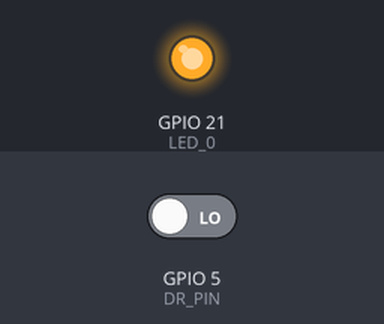
The sketch below on a simulated ESP32. On the bench: output pins drawn as LEDs (lit = HIGH). The test bench sets the inputs (shaded band); at power-on: GPIO 5 (DR_PIN) LOW. Pins used as bus, display or sensor lines are not drawn; what the sketch prints to the serial monitor is not drawn.

Above: at 1.2 s.
1.3 s: GPIO 5 (DR_PIN) driven HIGH
Timing chart, 0 to 4.3 s (numbered marks = the images above; inputs shaded):
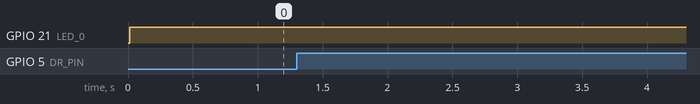

The sketch:

SPI_CurvedOverlay.ino
```cpp
// (licence header left out)
#include <SPI.h>

// ___ Using a Cirque TM0XX0XX w/ Curved Overlay and Arduino ___
// This demonstration application is built to work with a Teensy 3.1/3.2 but it can easily be adapted to
// work with Arduino-based systems.
// When using with DK000013 development kit, connect sensor to the FFC connector
// labeled 'Sensor0'.
// This application connects to a TM0XX0XX circular touch pad via SPI. To verify that your touch pad is configured
// for SPI-mode, make sure that R1 is populated with a 470k resistor (or whichever resistor connects pins 24 & 25 of the 1CA027 IC).
// The pad is configured for Absolute mode tracking.  Touch data is sent in text format over USB CDC to
// the host PC.  You can open a terminal window on the PC to the USB CDC port and see X, Y, and Z data
// fill the window when you touch the sensor. Tools->Serial Monitor can be used to view touch data.
// NOTE: all config values applied in this sample are meant for a module using REXT = 976kOhm

//  Pinnacle TM0XX0XX with Arduino
//  Hardware Interface
//  GND
//  +3.3V
//  SCK = Pin 13
//  MISO = Pin 12
//  MOSI = Pin 11
//  SS = Pin 8
//  DR = Pin 7

// Hardware pin-number labels
#define SCK_PIN   18
#define DIN_PIN   19 //miso
#define DOUT_PIN  23 //mosi
#define CS_PIN    2
#define DR_PIN    5

#define SDA_PIN   4
#define SCL_PIN   15

#define LED_0     21
#define LED_1     20

// Masks for Cirque Register Access Protocol (RAP)
#define WRITE_MASK  0x80
#define READ_MASK   0xA0

// Register config values for this demo
#define SYSCONFIG_1   0x00
#define FEEDCONFIG_1  0x03
#define FEEDCONFIG_2  0x1F
#define Z_IDLE_COUNT  0x05

// Coordinate scaling values
#define PINNACLE_XMAX     2047    // max value Pinnacle can report for X
#define PINNACLE_YMAX     1535    // max value Pinnacle can report for Y
#define PINNACLE_X_LOWER  127     // min "reachable" X value
#define PINNACLE_X_UPPER  1919    // max "reachable" X value
#define PINNACLE_Y_LOWER  63      // min "reachable" Y value
#define PINNACLE_Y_UPPER  1471    // max "reachable" Y value
#define PINNACLE_X_RANGE  (PINNACLE_X_UPPER-PINNACLE_X_LOWER)
#define PINNACLE_Y_RANGE  (PINNACLE_Y_UPPER-PINNACLE_Y_LOWER)
#define ZONESCALE 256   // divisor for reducing x,y values to an array index for the LUT
#define ROWS_Y ((PINNACLE_YMAX + 1) / ZONESCALE)
#define COLS_X ((PINNACLE_XMAX + 1) / ZONESCALE)

// ADC-attenuation settings (held in BIT_7 and BIT_6)
// 1X = most sensitive, 4X = least sensitive
#define ADC_ATTENUATE_1X   0x00
#define ADC_ATTENUATE_2X   0x40
#define ADC_ATTENUATE_3X   0x80
#define ADC_ATTENUATE_4X   0xC0

// Convenient way to store and access measurements
typedef struct _absData
{
  uint16_t xValue;
  uint16_t yValue;
  uint16_t zValue;
  uint8_t buttonFlags;
  bool touchDown;
  bool hovering;
} absData_t;

absData_t touchData;

//const uint16_t ZONESCALE = 256;
//const uint16_t ROWS_Y = 6;
//const uint16_t COLS_X = 8;

// These values require tuning for optimal touch-response
// Each element represents the Z-value below which is considered "hovering" in that XY region of the sensor.
// The values present are not guaranteed to work for all HW configurations.
const uint8_t ZVALUE_MAP[ROWS_Y][COLS_X] =
{
  {0, 0,  0,  0,  0,  0, 0, 0},
  {0, 2,  3,  5,  5,  3, 2, 0},
  {0, 3,  5, 15, 15,  5, 2, 0},
  {0, 3,  5, 15, 15,  5, 3, 0},
  {0, 2,  3,  5,  5,  3, 2, 0},
  {0, 0,  0,  0,  0,  0, 0, 0},
};

// setup() gets called once at power-up, sets up serial debug output and Cirque's Pinnacle ASIC.
void setup()
{
  Serial.begin(115200);
  while(!Serial); // needed for USB

  pinMode(LED_0, OUTPUT);

  Pinnacle_Init();

  // These functions are required for use with thick overlays (curved)
  setAdcAttenuation(ADC_ATTENUATE_2X);
  tuneEdgeSensitivity();

  Serial.println();
  Serial.println("X\tY\tZ\tBtn\tData");
  Pinnacle_EnableFeed(true);
}

// loop() continuously checks to see if data-ready (DR) is high. If so, reads and reports touch data to terminal.
void loop()
{
  if(DR_Asserted())
  {
    Pinnacle_GetAbsolute(&touchData);
    Pinnacle_CheckValidTouch(&touchData);     // Checks for "hover" caused by curved overlays

//    ScaleData(&touchData, 1024, 1024);      // Scale coordinates to arbitrary X, Y resolution

    Serial.print(touchData.xValue);
    Serial.print('\t');
    Serial.print(touchData.yValue);
    Serial.print('\t');
    Serial.print(touchData.zValue);
    Serial.print('\t');
    Serial.print(touchData.buttonFlags);
    Serial.print('\t');
    if(Pinnacle_zIdlePacket(&touchData))
    {
      Serial.println("liftoff");
    }
    else if(touchData.hovering)
    {
      Serial.println("hovering");
    }
    else
    {
      Serial.println("valid");
    }
  }
  AssertSensorLED(touchData.touchDown);
}

/*  Pinnacle-based TM0XX0XX Functions  */
void Pinnacle_Init()
{
  RAP_Init();
  DeAssert_CS();
  pinMode(DR_PIN, INPUT);

  // Host clears SW_CC flag
  Pinnacle_ClearFlags();

  // Host configures bits of registers 0x03 and 0x05
  RAP_Write(0x03, SYSCONFIG_1);
  RAP_Write(0x05, FEEDCONFIG_2);

  // Host enables preferred output mode (absolute)
  RAP_Write(0x04, FEEDCONFIG_1);

  // Host sets z-idle packet count to 5 (default is 30)
  RAP_Write(0x0A, Z_IDLE_COUNT);
  Serial.println("Pinnacle Initialized...");
}

// Reads XYZ data from Pinnacle registers 0x14 through 0x17
// Stores result in absData_t struct with xValue, yValue, and zValue members
void Pinnacle_GetAbsolute(absData_t * result)
{
  uint8_t data[6] = { 0,0,0,0,0,0 };
  RAP_ReadBytes(0x12, data, 6);

  Pinnacle_ClearFlags();

  result->buttonFlags = data[0] & 0x3F;
  result->xValue = data[2] | ((data[4] & 0x0F) << 8);
  result->yValue = data[3] | ((data[4] & 0xF0) << 4);
  result->zValue = data[5] & 0x3F;

  result->touchDown = result->xValue != 0;
}

// Checks touch data to see if it is a z-idle packet (all zeros)
bool Pinnacle_zIdlePacket(absData_t * data)
{
  return data->xValue == 0 && data->yValue == 0 && data->zValue == 0;
}

// Clears Status1 register flags (SW_CC and SW_DR)
void Pinnacle_ClearFlags()
{
  RAP_Write(0x02, 0x00);
  delayMicroseconds(50);
}

// Enables/Disables the feed
void Pinnacle_EnableFeed(bool feedEnable)
{
  uint8_t temp;

  RAP_ReadBytes(0x04, &temp, 1);  // Store contents of FeedConfig1 register

  if(feedEnable)
  {
    temp |= 0x01;                 // Set Feed Enable bit
    RAP_Write(0x04, temp);
  }
  else
  {
    temp &= ~0x01;                // Clear Feed Enable bit
    RAP_Write(0x04, temp);
  }
}


/*  Curved Overlay Functions  */
// Adjusts the feedback in the ADC, effectively attenuating the finger signal
// By default, the the signal is maximally attenuated (ADC_ATTENUATE_4X for use with thin, flat overlays
void setAdcAttenuation(uint8_t adcGain)
{
  uint8_t temp = 0x00;

  Serial.println();
  Serial.println("Setting ADC gain...");
  ERA_ReadBytes(0x0187, &temp, 1);
  temp &= 0x3F; // clear top two bits
  temp |= adcGain;
  ERA_WriteByte(0x0187, temp);
  ERA_ReadBytes(0x0187, &temp, 1);
  Serial.print("ADC gain set to:\t");
  Serial.print(temp &= 0xC0, HEX);
  switch(temp)
  {
    case ADC_ATTENUATE_1X:
      Serial.println(" (X/1)");
      break;
    case ADC_ATTENUATE_2X:
      Serial.println(" (X/2)");
      break;
    case ADC_ATTENUATE_3X:
      Serial.println(" (X/3)");
      break;
    case ADC_ATTENUATE_4X:
      Serial.println(" (X/4)");
      break;
    default:
      break;
  }
}

// Changes thresholds to improve detection of fingers
void tuneEdgeSensitivity()
{
  uint8_t temp = 0x00;

  Serial.println();
  Serial.println("Setting xAxis.WideZMin...");
  ERA_ReadBytes(0x0149, &temp, 1);
  Serial.print("Current value:\t");
  Serial.println(temp, HEX);
  ERA_WriteByte(0x0149,  0x04);
  ERA_ReadBytes(0x0149, &temp, 1);
  Serial.print("New value:\t");
  Serial.println(temp, HEX);

  Serial.println();
  Serial.println("Setting yAxis.WideZMin...");
  ERA_ReadBytes(0x0168, &temp, 1);
  Serial.print("Current value:\t");
  Serial.println(temp, HEX);
  ERA_WriteByte(0x0168,  0x03);
  ERA_ReadBytes(0x0168, &temp, 1);
  Serial.print("New value:\t");
  Serial.println(temp, HEX);
}

// This function identifies when a finger is "hovering" so your system can choose to ignore them.
// Explanation: Consider the response of the sensor to be flat across it's area. The Z-sensitivity of the sensor projects this area
// a short distance upwards above the surface of the sensor. Imagine it is a solid cylinder (wider than it is tall)
// in which a finger can be detected and tracked. Adding a curved overlay will cause a user's finger to dip deeper in the middle, and higher
// on the perimeter. If the sensitivity is tuned such that the sensing area projects to the highest part of the overlay, the lowest
// point will likely have excessive sensitivity. This means the sensor can detect a finger that isn't actually contacting the overlay in the shallower area.
// ZVALUE_MAP[][] stores a lookup table in which you can define the Z-value and XY position that is considered "hovering". Experimentation/tuning is required.
// NOTE: Z-value output decreases to 0 as you move your finger away from the sensor, and it's maximum value is 0x63 (6-bits).
void Pinnacle_CheckValidTouch(absData_t * touchData)
{
  uint32_t zone_x, zone_y;
  //eliminate hovering
  zone_x = touchData->xValue / ZONESCALE;
  zone_y = touchData->yValue / ZONESCALE;
  touchData->hovering = !(touchData->zValue > ZVALUE_MAP[zone_y][zone_x]);
}

/*  ERA (Extended Register Access) Functions  */
// Reads <count> bytes from an extended register at <address> (16-bit address),
// stores values in <*data>
void ERA_ReadBytes(uint16_t address, uint8_t * data, uint16_t count)
{
  uint8_t ERAControlValue = 0xFF;

  Pinnacle_EnableFeed(false); // Disable feed

  RAP_Write(0x1C, (uint8_t)(address >> 8));     // Send upper byte of ERA address
  RAP_Write(0x1D, (uint8_t)(address & 0x00FF)); // Send lower byte of ERA address

  for(uint16_t i = 0; i < count; i++)
  {
    RAP_Write(0x1E, 0x05);  // Signal ERA-read (auto-increment) to Pinnacle

    // Wait for status register 0x1E to clear
    do
    {
      RAP_ReadBytes(0x1E, &ERAControlValue, 1);
    } while(ERAControlValue != 0x00);

    RAP_ReadBytes(0x1B, data + i, 1);

    Pinnacle_ClearFlags();
  }
}

// Writes a byte, <data>, to an extended register at <address> (16-bit address)
void ERA_WriteByte(uint16_t address, uint8_t data)
{
  uint8_t ERAControlValue = 0xFF;

  Pinnacle_EnableFeed(false); // Disable feed

  RAP_Write(0x1B, data);      // Send data byte to be written

  RAP_Write(0x1C, (uint8_t)(address >> 8));     // Upper byte of ERA address
  RAP_Write(0x1D, (uint8_t)(address & 0x00FF)); // Lower byte of ERA address

  RAP_Write(0x1E, 0x02);  // Signal an ERA-write to Pinnacle

  // Wait for status register 0x1E to clear
  do
  {
    RAP_ReadBytes(0x1E, &ERAControlValue, 1);
  } while(ERAControlValue != 0x00);

  Pinnacle_ClearFlags();
}

/*  RAP Functions */

void RAP_Init()
{
  pinMode(CS_PIN, OUTPUT);
  SPI.begin();
}

// Reads <count> Pinnacle registers starting at <address>
void RAP_ReadBytes(byte address, byte * data, byte count)
{
  byte cmdByte = READ_MASK | address;   // Form the READ command byte

  SPI.beginTransaction(SPISettings(10000000, MSBFIRST, SPI_MODE1));

  Assert_CS();
  SPI.transfer(cmdByte);  // Signal a RAP-read operation starting at <address>
  SPI.transfer(0xFC);     // Filler byte
  SPI.transfer(0xFC);     // Filler byte
  for(byte i = 0; i < count; i++)
  {
    data[i] =  SPI.transfer(0xFC);  // Each subsequent SPI transfer gets another register's contents
  }
  DeAssert_CS();

  SPI.endTransaction();
}

// Writes single-byte <data> to <address>
void RAP_Write(byte address, byte data)
{
  byte cmdByte = WRITE_MASK | address;  // Form the WRITE command byte

  SPI.beginTransaction(SPISettings(10000000, MSBFIRST, SPI_MODE1));

  Assert_CS();
  SPI.transfer(cmdByte);  // Signal a write to register at <address>
  SPI.transfer(data);    // Send <value> to be written to register
  DeAssert_CS();

  SPI.endTransaction();
}

/*  Logical Scaling Functions */
// Clips raw coordinates to "reachable" window of sensor
// NOTE: values outside this window can only appear as a result of noise
void ClipCoordinates(absData_t * coordinates)
{
  if(coordinates->xValue < PINNACLE_X_LOWER)
  {
    coordinates->xValue = PINNACLE_X_LOWER;
  }
  else if(coordinates->xValue > PINNACLE_X_UPPER)
  {
    coordinates->xValue = PINNACLE_X_UPPER;
  }
  if(coordinates->yValue < PINNACLE_Y_LOWER)
  {
    coordinates->yValue = PINNACLE_Y_LOWER;
  }
  else if(coordinates->yValue > PINNACLE_Y_UPPER)
  {
    coordinates->yValue = PINNACLE_Y_UPPER;
  }
}

// Scales data to desired X & Y resolution
void ScaleData(absData_t * coordinates, uint16_t xResolution, uint16_t yResolution)
{
  uint32_t xTemp = 0;
  uint32_t yTemp = 0;

  ClipCoordinates(coordinates);

  xTemp = coordinates->xValue;
  yTemp = coordinates->yValue;

  // translate coordinates to (0, 0) reference by subtracting edge-offset
  xTemp -= PINNACLE_X_LOWER;
  yTemp -= PINNACLE_Y_LOWER;

  // scale coordinates to (xResolution, yResolution) range
  coordinates->xValue = (uint16_t)(xTemp * xResolution / PINNACLE_X_RANGE);
  coordinates->yValue = (uint16_t)(yTemp * yResolution / PINNACLE_Y_RANGE);
}

/*  I/O Functions */
void Assert_CS()
{
  digitalWrite(CS_PIN, LOW);
}

void DeAssert_CS()
{
  digitalWrite(CS_PIN, HIGH);
}

void AssertSensorLED(bool state)
{
  digitalWrite(LED_0, !state);
}

bool DR_Asserted()
{
  return digitalRead(DR_PIN);
}
```
